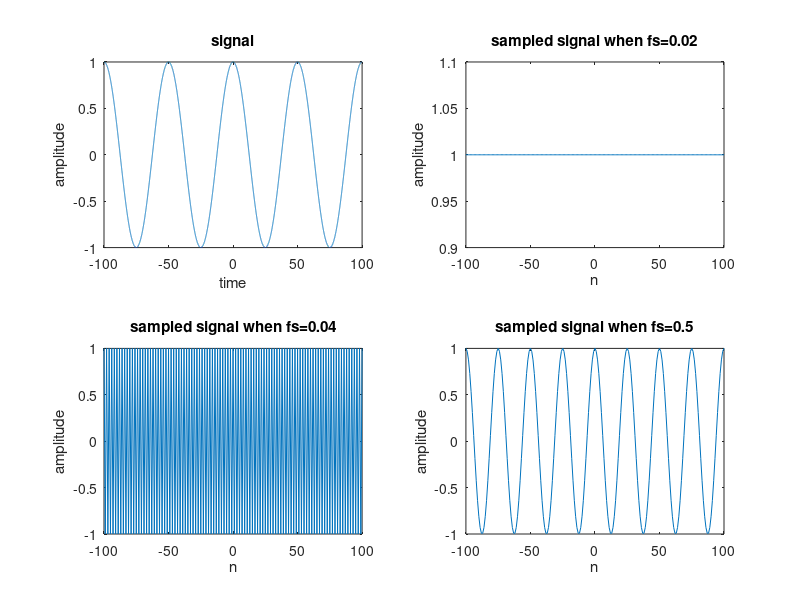

MATLAB code for this plot:
clear all;
clc;
close all;
%Signal
fm=0.02;
t=-100:0.01:100;
s= cos(2*pi*t*fm);
figure(1),subplot(2,2,1),plot(t,s);
xlabel('time');
ylabel('amplitude');
title('signal');
%sampling
fs=0.02;
ts=1/fs;
n=-100:100;
%  t=n.*ts;
% t=1:ts:500-ts;
s_n=cos(2*pi*(n/fs)*fm);
figure(1),subplot(2,2,2),plot(n,s_n);

xlabel('n');
ylabel('amplitude');
title('sampled signal when fs=0.02');
%
fs=0.04;
ts=1/fs;
n=-100:100;
s_n1=cos(2*pi*(n/fs)*fm);
figure(1),subplot(2,2,3),plot(n,s_n1);

xlabel('n');
ylabel('amplitude');
title('sampled signal when fs=0.04');
%
%
fs=0.5;
ts=1/fs;
n=-100:100;
s_n2=cos(2*pi*(n/fs)*fm);
figure(1),subplot(2,2,4),plot(n,s_n2);

xlabel('n');
ylabel('amplitude');
title('sampled signal when fs=0.5');
%